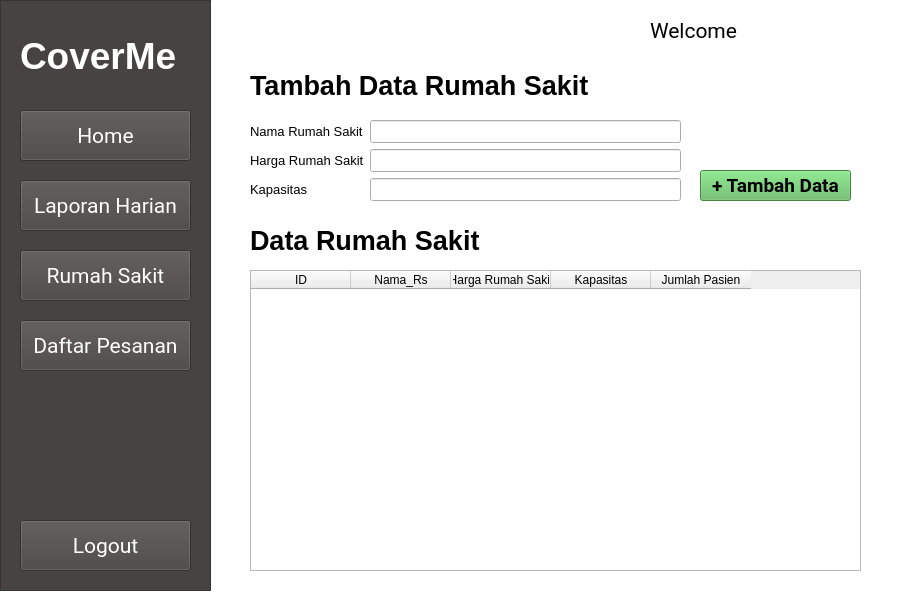
<?xml version="1.0" encoding="UTF-8"?>
<ui version="4.0">
 <class>MainWindow</class>
 <widget class="QMainWindow" name="MainWindow">
  <property name="geometry">
   <rect>
    <x>0</x>
    <y>0</y>
    <width>909</width>
    <height>601</height>
   </rect>
  </property>
  <property name="font">
   <font>
    <pointsize>15</pointsize>
    <weight>75</weight>
    <bold>true</bold>
   </font>
  </property>
  <property name="windowTitle">
   <string>MainWindow</string>
  </property>
  <property name="styleSheet">
   <string notr="true">QMainWindow{
	background-color: rgb(255, 255, 255);
}</string>
  </property>
  <widget class="QWidget" name="widget">
   <widget class="QFrame" name="Sidebar">
    <property name="geometry">
     <rect>
      <x>0</x>
      <y>0</y>
      <width>211</width>
      <height>591</height>
     </rect>
    </property>
    <property name="styleSheet">
     <string notr="true">QFrame{
	background-color: rgb(72, 67, 67);
}</string>
    </property>
    <property name="frameShape">
     <enum>QFrame::StyledPanel</enum>
    </property>
    <property name="frameShadow">
     <enum>QFrame::Raised</enum>
    </property>
    <widget class="QPushButton" name="Laporan_Harian">
     <property name="geometry">
      <rect>
       <x>20</x>
       <y>180</y>
       <width>171</width>
       <height>51</height>
      </rect>
     </property>
     <property name="font">
      <font>
       <family>Roboto</family>
       <pointsize>16</pointsize>
      </font>
     </property>
     <property name="styleSheet">
      <string notr="true">QPushButton{
	background-color: rgb(72, 67, 67);
	color: rgb(255, 255, 255);
}</string>
     </property>
     <property name="text">
      <string>Laporan Harian</string>
     </property>
    </widget>
    <widget class="QLabel" name="label">
     <property name="geometry">
      <rect>
       <x>20</x>
       <y>20</y>
       <width>171</width>
       <height>71</height>
      </rect>
     </property>
     <property name="font">
      <font>
       <pointsize>28</pointsize>
       <weight>75</weight>
       <bold>true</bold>
      </font>
     </property>
     <property name="styleSheet">
      <string notr="true">QLabel{
	color: rgb(255, 255, 255);
}</string>
     </property>
     <property name="text">
      <string>CoverMe</string>
     </property>
    </widget>
    <widget class="QPushButton" name="RumahSakit">
     <property name="geometry">
      <rect>
       <x>20</x>
       <y>250</y>
       <width>171</width>
       <height>51</height>
      </rect>
     </property>
     <property name="font">
      <font>
       <family>Roboto</family>
       <pointsize>16</pointsize>
      </font>
     </property>
     <property name="styleSheet">
      <string notr="true">QPushButton{
	background-color: rgb(72, 67, 67);
	color: rgb(255, 255, 255);
}</string>
     </property>
     <property name="text">
      <string>Rumah Sakit</string>
     </property>
    </widget>
    <widget class="QPushButton" name="Daftar_Pesanan">
     <property name="geometry">
      <rect>
       <x>20</x>
       <y>320</y>
       <width>171</width>
       <height>51</height>
      </rect>
     </property>
     <property name="font">
      <font>
       <family>Roboto</family>
       <pointsize>16</pointsize>
      </font>
     </property>
     <property name="styleSheet">
      <string notr="true">QPushButton{
	background-color: rgb(72, 67, 67);
	color: rgb(255, 255, 255);
}</string>
     </property>
     <property name="text">
      <string>Daftar Pesanan</string>
     </property>
    </widget>
    <widget class="QPushButton" name="Home">
     <property name="geometry">
      <rect>
       <x>20</x>
       <y>110</y>
       <width>171</width>
       <height>51</height>
      </rect>
     </property>
     <property name="font">
      <font>
       <family>Roboto</family>
       <pointsize>16</pointsize>
      </font>
     </property>
     <property name="styleSheet">
      <string notr="true">QPushButton{
	background-color: rgb(72, 67, 67);
	color: rgb(255, 255, 255);
}</string>
     </property>
     <property name="text">
      <string>Home</string>
     </property>
    </widget>
    <widget class="QPushButton" name="Logout">
     <property name="geometry">
      <rect>
       <x>20</x>
       <y>520</y>
       <width>171</width>
       <height>51</height>
      </rect>
     </property>
     <property name="font">
      <font>
       <family>Roboto</family>
       <pointsize>16</pointsize>
      </font>
     </property>
     <property name="styleSheet">
      <string notr="true">QPushButton{
	background-color: rgb(72, 67, 67);
	color: rgb(255, 255, 255);
}</string>
     </property>
     <property name="text">
      <string>Logout</string>
     </property>
    </widget>
   </widget>
   <widget class="QLabel" name="Nama_Admin">
    <property name="geometry">
     <rect>
      <x>650</x>
      <y>0</y>
      <width>251</width>
      <height>61</height>
     </rect>
    </property>
    <property name="font">
     <font>
      <family>Roboto</family>
      <pointsize>16</pointsize>
     </font>
    </property>
    <property name="text">
     <string>Welcome  &lt;AdminName&gt;</string>
    </property>
   </widget>
   <widget class="QLabel" name="header_tambah">
    <property name="geometry">
     <rect>
      <x>250</x>
      <y>70</y>
      <width>371</width>
      <height>31</height>
     </rect>
    </property>
    <property name="font">
     <font>
      <pointsize>20</pointsize>
      <weight>75</weight>
      <bold>true</bold>
     </font>
    </property>
    <property name="styleSheet">
     <string notr="true">QLabel{
	color: rgb(0, 0, 0);
}</string>
    </property>
    <property name="text">
     <string>Tambah Data Rumah Sakit</string>
    </property>
   </widget>
   <widget class="QLabel" name="header_data">
    <property name="geometry">
     <rect>
      <x>250</x>
      <y>220</y>
      <width>281</width>
      <height>41</height>
     </rect>
    </property>
    <property name="font">
     <font>
      <pointsize>20</pointsize>
      <weight>75</weight>
      <bold>true</bold>
     </font>
    </property>
    <property name="styleSheet">
     <string notr="true">QLabel{
	color: rgb(0, 0, 0);
}</string>
    </property>
    <property name="text">
     <string>Data Rumah Sakit</string>
    </property>
   </widget>
   <widget class="QPushButton" name="button_tambah">
    <property name="geometry">
     <rect>
      <x>700</x>
      <y>170</y>
      <width>151</width>
      <height>31</height>
     </rect>
    </property>
    <property name="font">
     <font>
      <family>Roboto</family>
      <pointsize>14</pointsize>
      <weight>75</weight>
      <bold>true</bold>
     </font>
    </property>
    <property name="styleSheet">
     <string notr="true">QPushButton{
	background-color: rgb(92, 184, 92);
}</string>
    </property>
    <property name="text">
     <string>+ Tambah Data</string>
    </property>
   </widget>
   <widget class="QTableWidget" name="tabel_rs">
    <property name="geometry">
     <rect>
      <x>250</x>
      <y>270</y>
      <width>611</width>
      <height>301</height>
     </rect>
    </property>
    <property name="columnCount">
     <number>5</number>
    </property>
    <attribute name="verticalHeaderVisible">
     <bool>false</bool>
    </attribute>
    <attribute name="verticalHeaderDefaultSectionSize">
     <number>30</number>
    </attribute>
    <column>
     <property name="text">
      <string>ID</string>
     </property>
    </column>
    <column>
     <property name="text">
      <string>Nama_Rs</string>
     </property>
    </column>
    <column>
     <property name="text">
      <string>Harga Rumah Sakit</string>
     </property>
    </column>
    <column>
     <property name="text">
      <string>Kapasitas</string>
     </property>
    </column>
    <column>
     <property name="text">
      <string>Jumlah Pasien</string>
     </property>
    </column>
   </widget>
   <widget class="QWidget" name="formLayoutWidget">
    <property name="geometry">
     <rect>
      <x>250</x>
      <y>120</y>
      <width>431</width>
      <height>91</height>
     </rect>
    </property>
    <layout class="QFormLayout" name="formDataRS">
     <item row="0" column="0">
      <widget class="QLabel" name="label_nama">
       <property name="font">
        <font>
         <pointsize>10</pointsize>
        </font>
       </property>
       <property name="text">
        <string>Nama Rumah Sakit</string>
       </property>
      </widget>
     </item>
     <item row="0" column="1">
      <widget class="QLineEdit" name="input_nama_2">
       <property name="font">
        <font>
         <pointsize>10</pointsize>
        </font>
       </property>
      </widget>
     </item>
     <item row="1" column="0">
      <widget class="QLabel" name="label_harga">
       <property name="font">
        <font>
         <pointsize>10</pointsize>
        </font>
       </property>
       <property name="text">
        <string>Harga Rumah Sakit</string>
       </property>
      </widget>
     </item>
     <item row="1" column="1">
      <widget class="QLineEdit" name="input_harga">
       <property name="font">
        <font>
         <pointsize>10</pointsize>
        </font>
       </property>
      </widget>
     </item>
     <item row="2" column="0">
      <widget class="QLabel" name="label_kapasitas">
       <property name="font">
        <font>
         <pointsize>10</pointsize>
        </font>
       </property>
       <property name="text">
        <string>Kapasitas</string>
       </property>
      </widget>
     </item>
     <item row="2" column="1">
      <widget class="QLineEdit" name="input_kapasitas">
       <property name="font">
        <font>
         <pointsize>10</pointsize>
        </font>
       </property>
      </widget>
     </item>
    </layout>
   </widget>
  </widget>
 </widget>
 <resources/>
 <connections/>
</ui>
